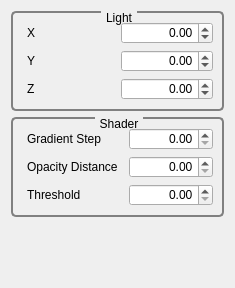
<?xml version="1.0" encoding="UTF-8"?>
<ui version="4.0">
 <class>GvtQCustomEditor</class>
 <widget class="QWidget" name="GvtQCustomEditor">
  <property name="geometry">
   <rect>
    <x>0</x>
    <y>0</y>
    <width>229</width>
    <height>288</height>
   </rect>
  </property>
  <property name="windowTitle">
   <string>Custom Editor</string>
  </property>
  <property name="styleSheet">
   <string>QGroupBox
{
     background-color: qlineargradient(x1: 0, y1: 0, x2: 0, y2: 1,
                                       stop: 0 #E0E0E0, stop: 1 #FFFFFF);
     border: 2px solid gray;
     border-radius: 5px;
     margin-top: 1ex; /* leave space at the top for the title */
 }

 QGroupBox::title
{
	 subcontrol-origin: margin;
     subcontrol-position: top center; /* position at the top center */
     padding: 0 3px;
     background-color: qlineargradient(x1: 0, y1: 0, x2: 0, y2: 1,
                                       stop: 0 #FFOECE, stop: 1 #FFFFFF);
 }

QLabel
{
	border-radius: 4px;
	padding: 2px;
 }
</string>
  </property>
  <layout class="QVBoxLayout" name="verticalLayout">
   <item>
    <widget class="QGroupBox" name="groupBox_2">
     <property name="title">
      <string>Light</string>
     </property>
     <layout class="QGridLayout" name="gridLayout_2">
      <item row="0" column="0">
       <widget class="QLabel" name="label_4">
        <property name="text">
         <string>X</string>
        </property>
       </widget>
      </item>
      <item row="0" column="1">
       <widget class="QDoubleSpinBox" name="_lightXDoubleSpinBox">
        <property name="alignment">
         <set>Qt::AlignRight|Qt::AlignTrailing|Qt::AlignVCenter</set>
        </property>
        <property name="minimum">
         <double>-99.989999999999995</double>
        </property>
        <property name="singleStep">
         <double>0.100000000000000</double>
        </property>
       </widget>
      </item>
      <item row="1" column="0">
       <widget class="QLabel" name="label_5">
        <property name="text">
         <string>Y</string>
        </property>
       </widget>
      </item>
      <item row="1" column="1">
       <widget class="QDoubleSpinBox" name="_lightYDoubleSpinBox">
        <property name="alignment">
         <set>Qt::AlignRight|Qt::AlignTrailing|Qt::AlignVCenter</set>
        </property>
        <property name="minimum">
         <double>-99.989999999999995</double>
        </property>
        <property name="singleStep">
         <double>0.100000000000000</double>
        </property>
       </widget>
      </item>
      <item row="2" column="0">
       <widget class="QLabel" name="label_6">
        <property name="text">
         <string>Z</string>
        </property>
       </widget>
      </item>
      <item row="2" column="1">
       <widget class="QDoubleSpinBox" name="_lightZDoubleSpinBox">
        <property name="alignment">
         <set>Qt::AlignRight|Qt::AlignTrailing|Qt::AlignVCenter</set>
        </property>
        <property name="minimum">
         <double>-99.989999999999995</double>
        </property>
        <property name="singleStep">
         <double>0.100000000000000</double>
        </property>
       </widget>
      </item>
     </layout>
    </widget>
   </item>
   <item>
    <widget class="QGroupBox" name="groupBox_3">
     <property name="title">
      <string>Shader</string>
     </property>
     <layout class="QGridLayout" name="gridLayout">
      <item row="0" column="0">
       <widget class="QLabel" name="label_7">
        <property name="text">
         <string>Gradient Step</string>
        </property>
       </widget>
      </item>
      <item row="0" column="1">
       <widget class="QDoubleSpinBox" name="_shaderGradientStepDoubleSpinBox">
        <property name="alignment">
         <set>Qt::AlignRight|Qt::AlignTrailing|Qt::AlignVCenter</set>
        </property>
        <property name="minimum">
         <double>0.000000000000000</double>
        </property>
        <property name="maximum">
         <double>10.000000000000000</double>
        </property>
        <property name="singleStep">
         <double>0.100000000000000</double>
        </property>
       </widget>
      </item>
      <item row="1" column="0">
       <widget class="QLabel" name="label_8">
        <property name="text">
         <string>Opacity Distance</string>
        </property>
       </widget>
      </item>
      <item row="1" column="1">
       <widget class="QDoubleSpinBox" name="_shaderFullOpacityDistanceDoubleSpinBox">
        <property name="alignment">
         <set>Qt::AlignRight|Qt::AlignTrailing|Qt::AlignVCenter</set>
        </property>
        <property name="decimals">
         <number>2</number>
        </property>
        <property name="minimum">
         <double>0.000000000000000</double>
        </property>
        <property name="maximum">
         <double>1000000.000000000000000</double>
        </property>
        <property name="singleStep">
         <double>10.000000000000000</double>
        </property>
       </widget>
      </item>
      <item row="2" column="0">
       <widget class="QLabel" name="label_9">
        <property name="text">
         <string>Threshold</string>
        </property>
       </widget>
      </item>
      <item row="2" column="1">
       <widget class="QDoubleSpinBox" name="_shaderThresholdDoubleSpinBox">
        <property name="alignment">
         <set>Qt::AlignRight|Qt::AlignTrailing|Qt::AlignVCenter</set>
        </property>
        <property name="minimum">
         <double>0.000000000000000</double>
        </property>
        <property name="maximum">
         <double>1.000000000000000</double>
        </property>
        <property name="singleStep">
         <double>0.050000000000000</double>
        </property>
       </widget>
      </item>
     </layout>
    </widget>
   </item>
   <item>
    <spacer name="verticalSpacer">
     <property name="orientation">
      <enum>Qt::Vertical</enum>
     </property>
     <property name="sizeHint" stdset="0">
      <size>
       <width>20</width>
       <height>122</height>
      </size>
     </property>
    </spacer>
   </item>
  </layout>
 </widget>
 <resources/>
 <connections/>
</ui>
